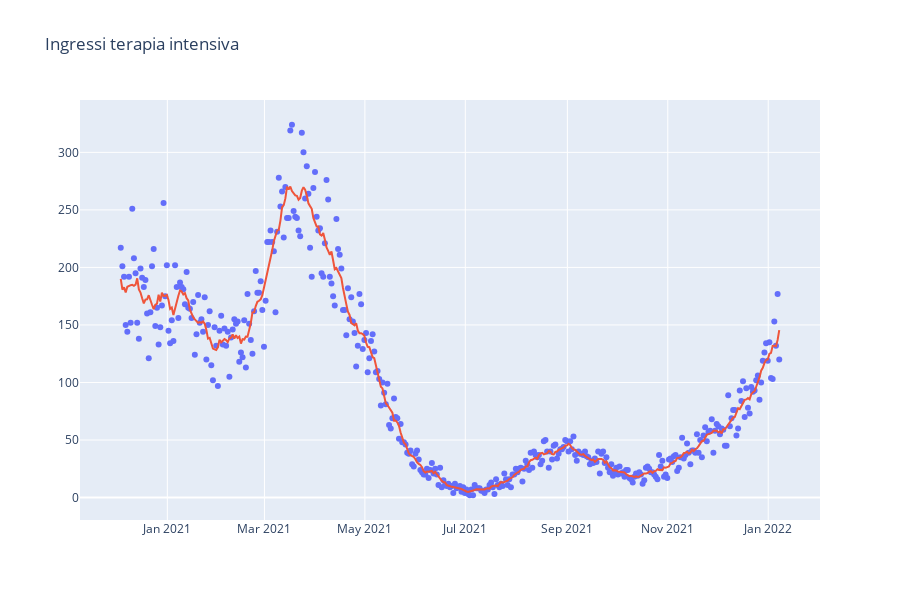

The notebook cell saved with this chart:
### Code cell
valid_ingressi_TI=[v for v in trend['ingressi_terapia_intensiva']['Italia'] if not(np.isnan(v))]

fig = go.Figure()


fig.add_trace(go.Scatter(y=trend['ingressi_terapia_intensiva']['Italia'][-len(valid_ingressi_TI):],
                         x=giorni[-len(valid_ingressi_TI):],
                         mode='markers'))

fig.add_trace(go.Scatter(y=moving_function_rev1(trend['ingressi_terapia_intensiva']['Italia'][-len(valid_ingressi_TI):],np.mean,3,3),
                         x=giorni[-len(valid_ingressi_TI):]))

fig.update_layout(
    title="Ingressi terapia intensiva",
    autosize=False,
    showlegend=False,
    width=900,
    height=600
)

fig.show()

### Figure 1 — Plotly figure (JSON) as saved in the notebook; plotly's stock layout.template omitted (floating-point values rounded to 4 significant figures; data arrays with more than 128 entries replaced by an {"elided": "..."} marker saying what was removed)
{"data": [{"mode": "markers", "type": "scatter", "x": {"elided": "401 str values"}, "y": {"elided": "401 int values"}}, {"type": "scatter", "x": {"elided": "401 str values"}, "y": {"elided": "401 float values"}}], "layout": {"autosize": false, "height": 600, "showlegend": false, "title": {"text": "Ingressi terapia intensiva"}, "width": 900}}
